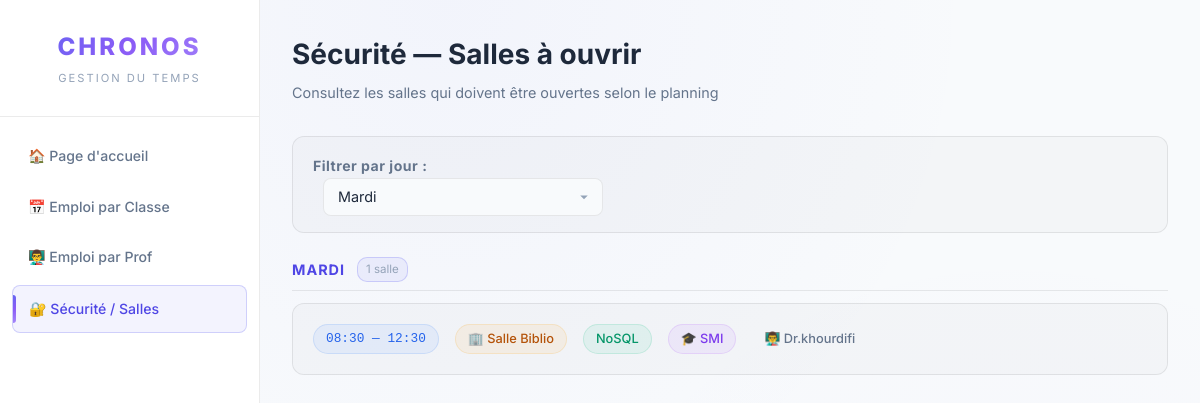
/WebApp/TIMETABLE_APP/views/securite.php?jour=Mardi, run on the app's committed database.
### tables this page shows
CREATE TABLE `EMPLOI_DU_TEMPS` (
  `ID_EMPLOI` int(11) NOT NULL,
  `ID_PROF` int(11) DEFAULT NULL,
  `ID_COURS` int(11) DEFAULT NULL,
  `ID_SALLE` int(11) DEFAULT NULL,
  `ID_CLASSE` int(11) DEFAULT NULL,
  `JOUR` varchar(20) DEFAULT NULL,
  `HEURE_DEB` time DEFAULT NULL,
  `HEURE_FIN` time DEFAULT NULL
);

CREATE TABLE `SALLE` (
  `ID_SALLE` int(11) NOT NULL,
  `NOM_SALLE` varchar(100) NOT NULL,
  `CAPACITE` int(11) NOT NULL
);

CREATE TABLE `COURS` (
  `ID_COURS` int(11) NOT NULL,
  `NOM_COURS` varchar(100) NOT NULL
);

CREATE TABLE `CLASSE` (
  `ID_CLASSE` int(11) NOT NULL,
  `NUMERO` varchar(50) NOT NULL
);

CREATE TABLE `PROF` (
  `ID_PROF` int(11) NOT NULL,
  `NOM_PROF` varchar(100) NOT NULL,
  `EMAIL` varchar(150) NOT NULL,
  `PASSWORD` varchar(255) NOT NULL
);

### WebApp/TIMETABLE_APP/views/securite.php (the view, shortened to what this page needs)
<?php
include __DIR__ . "/../../config/db.php";
$jours = ['Lundi', 'Mardi', 'Mercredi', 'Jeudi', 'Vendredi', 'Samedi'];
$jour_filtre = $_GET['jour'] ?? 'all';
$sql = "SELECT e.JOUR, TIME_FORMAT(e.HEURE_DEB, '%H:%i') as hd, TIME_FORMAT(e.HEURE_FIN, '%H:%i') as hf,
        s.NOM_SALLE, co.NOM_COURS, c.NUMERO as NOM_CLASSE, p.NOM_PROF
        FROM EMPLOI_DU_TEMPS e
        LEFT JOIN SALLE s ON e.ID_SALLE = s.ID_SALLE LEFT JOIN COURS co ON e.ID_COURS = co.ID_COURS
        LEFT JOIN CLASSE c ON e.ID_CLASSE = c.ID_CLASSE LEFT JOIN PROF p ON e.ID_PROF = p.ID_PROF";
if ($jour_filtre !== 'all') { $sql .= " WHERE e.JOUR = ?"; }
$sql .= " ORDER BY FIELD(e.JOUR, 'Lundi','Mardi','Mercredi','Jeudi','Vendredi','Samedi'), e.HEURE_DEB";
$stmt = $conn->prepare($sql);
if ($jour_filtre !== 'all') { $stmt->bind_param("s", $jour_filtre); }
$stmt->execute();
$emplois = $stmt->get_result();
$grouped = [];
while($row = $emplois->fetch_assoc()) { $grouped[$row['JOUR']][] = $row; }
?>
<!DOCTYPE html>
<html lang="fr">
<head>
    <link rel="stylesheet" href="../assets/style.css?v=2">
</head>
<body>
    <div class="sidebar">
        <div class="sidebar-header">
            <div class="brand">CHRONOS</div>
            <div class="brand-sub">Gestion du temps</div>
        </div>
        <div class="sidebar-menu">
            <a href="../index.php">🏠 Page d'accueil</a>
            <a href="emploi_classe.php">📅 Emploi par Classe</a>
            <a href="emploi_prof.php">👨‍🏫 Emploi par Prof</a>
            <a href="securite.php" class="active">🔐 Sécurité / Salles</a>
        </div>
    </div>
    <div class="main-content">
        <div class="page-header">
            <div>
                <h2>Sécurité — Salles à ouvrir</h2>
                <p class="subtitle">Consultez les salles qui doivent être ouvertes selon le planning</p>
            </div>
        </div>
        <div class="filter-section">
            <form method="GET">
                <label><strong>Filtrer par jour :</strong></label>
                <select name="jour" onchange="this.form.submit()" style="margin-left:10px;">
                    <?php foreach($jours as $j): ?>
                        <option value="<?= $j ?>" <?= $jour_filtre === $j ? 'selected' : '' ?>><?= $j ?></option>
                    <?php endforeach; ?>
                </select>
            </form>
        </div>
        <?php if (!empty($grouped)): ?>
            <?php foreach($grouped as $day => $sessions): ?>
                <div class="day-group">
                    <div class="day-group-header">
                        <span class="day-name"><?= htmlspecialchars($day) ?></span>
                        <span class="day-count"><?= count($sessions) ?> salle<?= count($sessions)>1?'s':'' ?></span>
                    </div>
                    <div class="schedule-list">
                        <?php foreach($sessions as $s): ?>
                            <div class="session-card">
                                <div class="session-main">
                                    <span class="session-chip chip-time"><?= $s['hd'] ?> — <?= $s['hf'] ?></span>
                                    <span class="session-chip chip-room">🏢 <?= htmlspecialchars($s['NOM_SALLE']) ?></span>
                                    <span class="session-chip chip-course"><?= htmlspecialchars($s['NOM_COURS']) ?></span>
                                    <span class="session-chip chip-class">🎓 <?= htmlspecialchars($s['NOM_CLASSE']) ?></span>
                                    <span class="session-chip chip-prof">👨‍🏫 <?= htmlspecialchars($s['NOM_PROF']) ?></span>
                                </div>
                            </div>
                        <?php endforeach; ?>
                    </div>
                </div>
            <?php endforeach; ?>
        <?php else: ?>
            <div class="empty-state">Aucune salle programmée pour <?= $jour_filtre === 'all' ? 'cette semaine' : 'le ' . htmlspecialchars($jour_filtre) ?>.</div>
        <?php endif; ?>
    </div>
</body>
</html>

### data on the page
emploi_du_temps: hd "08:30", hf "12:30", ID_SALLE.NOM_SALLE "Salle Biblio", ID_COURS.NOM_COURS "NoSQL", ID_CLASSE.NUMERO "SMI", ID_PROF.NOM_PROF "Dr.khourdifi"

### other printed values
$day "MARDI"
count($sessions) "1"
form field jour "Mardi"
